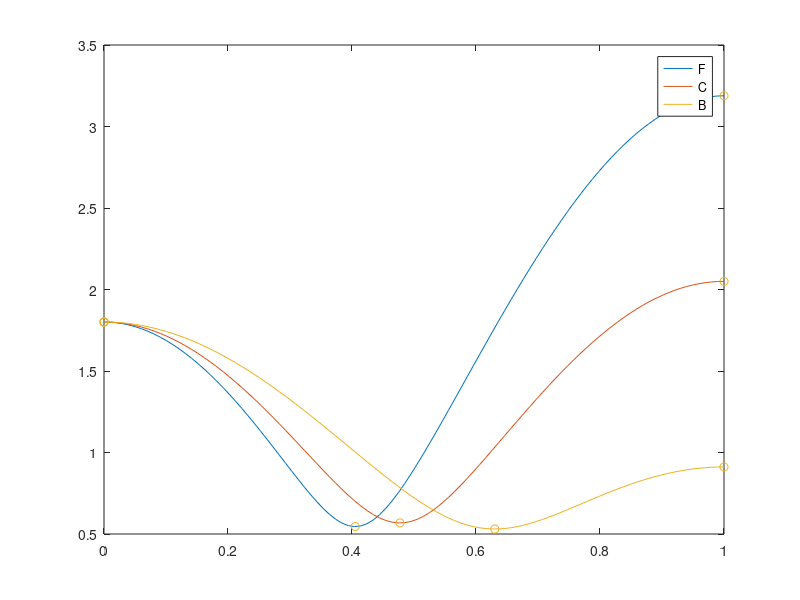

Reproduce this figure in MATLAB.
function plot_amplification_factor(coeffs, method)

if nargin < 1
    coeffs = rand(10,3);
end
if nargin < 2
    method = {'F' 'C' 'B'};
end
if ~isrow(method)
    method = method(:);
end
if ischar(method)
    method = {method};
end
th = linspace(0, pi, 100);


for i = 1:size(coeffs,1)
    R = 2*coeffs(i,1)-1;
    C = 2*coeffs(i,2)-1;
    S = coeffs(i,3);
    
    m = cellfun(@get_method, method');
    G = abs(1 + R + m*(cos(th) - 1) + 1i*C*sin(th));
    
    thsp = repmat([0 pi], length(m), 1);
    Gsp(:,1:2) = abs(1 + R + [m m].*(cos(thsp) - 1));
    
    Gsp(:,3) = nan;
    thsp(:,3) = nan;
    c = (m.*(1 + R - m))./(C^2 - m.^2);
    Gsp(abs(c)<=1,3) = abs(1 + R + m(abs(c)<=1).*(c(abs(c)<=1) - 1) ...
                           + 1i*C*sqrt(1-c(abs(c)<=1).^2));
    thsp(abs(c)<=1,3) = acos(c(abs(c)<=1));
    
    plot(th/pi, G);
    hold('on');
    scatter(thsp(:)/pi, Gsp(:));
    hold('off');
    legend(method);
    if i < size(coeffs,1)
        keyboard;
    end
end
    function c = get_method(m)
        switch m
            case 'F'
                c = 2*S + C;
            case 'C'
                c = 2*S;
            case 'B'
                c = 2*S - C;
        end
    end
end

